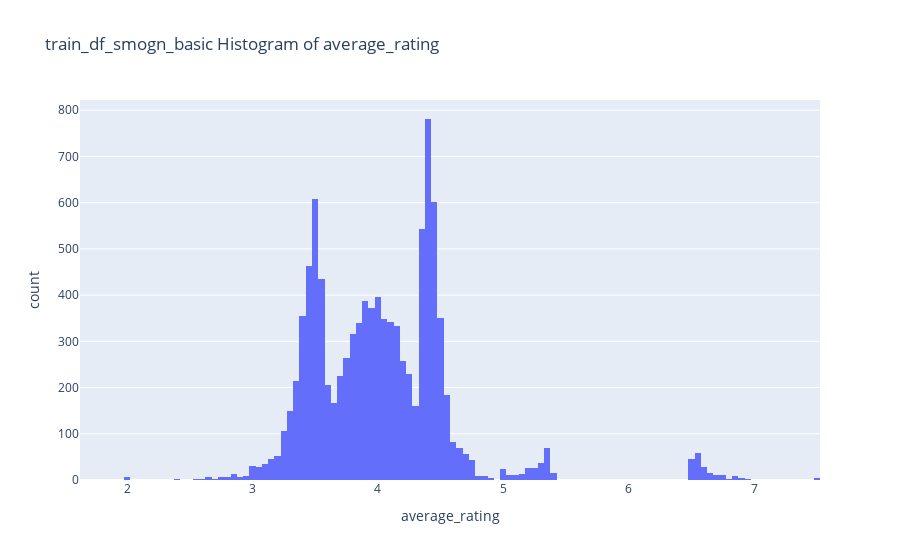

Source (notebook cell):
### Code cell
fig = px.histogram(train_df_smogn, x='average_rating',  title='train_df_smogn_basic Histogram of average_rating ')
fig.show()

### Figure 1 — Plotly figure (JSON) as saved in the notebook; plotly's stock layout.template omitted (floating-point values rounded to 4 significant figures; data arrays with more than 128 entries replaced by an {"elided": "..."} marker saying what was removed)
{"data": [{"alignmentgroup": "True", "bingroup": "x", "hovertemplate": "average_rating=%{x}<br>count=%{y}<extra></extra>", "legendgroup": "", "marker": {"color": "#636efa", "pattern": {"shape": ""}}, "name": "", "offsetgroup": "", "orientation": "v", "showlegend": false, "type": "histogram", "x": {"elided": "10087 float values"}, "xaxis": "x", "yaxis": "y"}], "layout": {"barmode": "relative", "legend": {"tracegroupgap": 0}, "title": {"text": "train_df_smogn_basic Histogram of average_rating "}, "xaxis": {"anchor": "y", "domain": [0, 1], "title": {"text": "average_rating"}}, "yaxis": {"anchor": "x", "domain": [0, 1], "title": {"text": "count"}}}}
